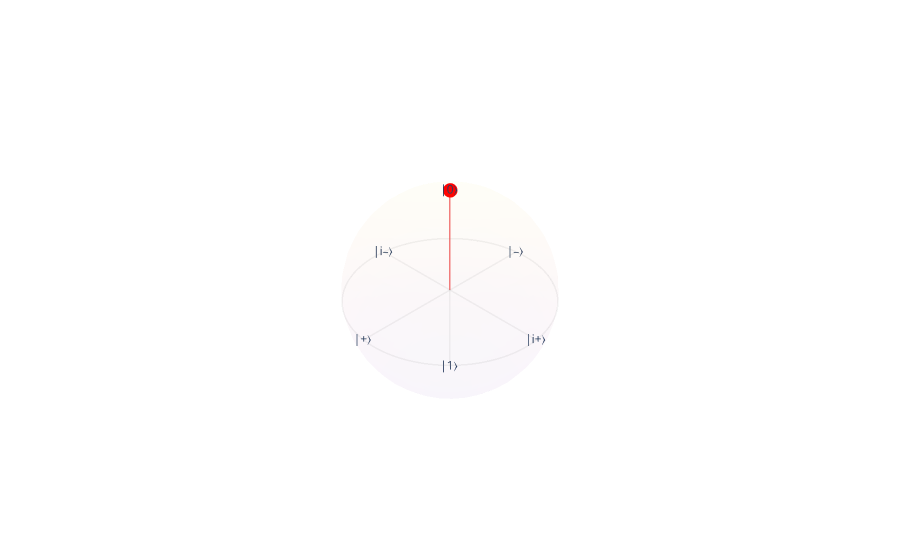

The code cell stored with this chart in its notebook:
### Markdown cell above
(esfera-de-bloch)=
### Esfera de Bloch

A Esfera de Bloch é uma representação geométrica tridimensional de um bit quântico, que oferece uma maneira intuitiva de visualizar e entender seu estado. Nesta esfera, cada ponto na superfície representa um estado possível do qubit. Por exemplo, os estados básicos $\ket{0}$ e $\ket{1}$ são representados pelos polos norte e sul da esfera, respectivamente. Além disso, estados superpostos são representados por pontos em outras posições da superfície da esfera.

Uma característica importante da Esfera de Bloch é que os estados ortogonais são representados por pontos diametralmente opostos na esfera. Além de fornecer uma representação visual dos estados de um qubit, a Esfera de Bloch também é útil para entender operações quânticas. Por exemplo, rotações ao redor dos eixos da esfera representam operações de porta quântica, como a aplicação de portas de Pauli e a operação de Hadamard.

A função `bloch_sphere`, definida neste notebook, plota uma Esfera de Bloch a partir de um estado quântico. É possível utilizá-la para compreender como uma porta lógica altera o estado de um qubit. Por exemplo, o código abaixo plota o qubit no estado $\ket{0}$ e, em seguida, mostra a aplicação de uma porta Hadamard:

### Code cell
print("|0⟩ =\n", ket0)
bloch_sphere(ket0)

### Figure 1 — Plotly figure (JSON) as saved in the notebook; plotly's stock layout.template omitted (floating-point values rounded to 4 significant figures; data arrays with more than 128 entries replaced by an {"elided": "..."} marker saying what was removed)
{"data": [{"name": "Bloch Sphere", "opacity": 0.02, "showscale": false, "type": "surface", "x": {"elided": "40x20 float values"}, "y": {"elided": "40x20 float values"}, "z": {"elided": "40x20 float values"}}, {"marker": {"color": "red", "size": 5}, "mode": "markers", "name": "qubit", "type": "scatter3d", "x": [0], "y": [0], "z": [1]}, {"line": {"color": "red", "width": 3}, "mode": "lines", "name": "qubit line", "opacity": 0.5, "type": "scatter3d", "x": [0, 0], "y": [0, 0], "z": [0, 1]}, {"line": {"color": "gray", "width": 3}, "mode": "lines", "name": "Equator", "opacity": 0.1, "type": "scatter3d", "x": [1, 0.998, 0.992, 0.9819, 0.9679, 0.9501, 0.9284, 0.9029, 0.8738, 0.8413, 0.8053, 0.766, 0.7237, 0.6785, 0.6306, 0.5801, 0.5272, 0.4723, 0.4154, 0.3569, 0.2969, 0.2358, 0.1736, 0.1108, 0.04758, -0.01587, -0.07925, -0.1423, -0.2048, -0.2665, -0.3271, -0.3863, -0.4441, -0.5, -0.5539, -0.6056, -0.6549, -0.7015, -0.7453, -0.7861, -0.8237, -0.858, -0.8888, -0.9161, -0.9397, -0.9595, -0.9754, -0.9874, -0.9955, -0.9995, -0.9995, -0.9955, -0.9874, -0.9754, -0.9595, -0.9397, -0.9161, -0.8888, -0.858, -0.8237, -0.7861, -0.7453, -0.7015, -0.6549, -0.6056, -0.5539, -0.5, -0.4441, -0.3863, -0.3271, -0.2665, -0.2048, -0.1423, -0.07925, -0.01587, 0.04758, 0.1108, 0.1736, 0.2358, 0.2969, 0.3569, 0.4154, 0.4723, 0.5272, 0.5801, 0.6306, 0.6785, 0.7237, 0.766, 0.8053, 0.8413, 0.8738, 0.9029, 0.9284, 0.9501, 0.9679, 0.9819, 0.992, 0.998, 1], "y": [0, 0.06342, 0.1266, 0.1893, 0.2511, 0.312, 0.3717, 0.4298, 0.4862, 0.5406, 0.5929, 0.6428, 0.6901, 0.7346, 0.7761, 0.8146, 0.8497, 0.8815, 0.9096, 0.9341, 0.9549, 0.9718, 0.9848, 0.9938, 0.9989, 0.9999, 0.9969, 0.9898, 0.9788, 0.9638, 0.945, 0.9224, 0.896, 0.866, 0.8326, 0.7958, 0.7557, 0.7127, 0.6668, 0.6182, 0.5671, 0.5137, 0.4582, 0.4009, 0.342, 0.2817, 0.2203, 0.158, 0.09506, 0.03173, -0.03173, -0.09506, -0.158, -0.2203, -0.2817, -0.342, -0.4009, -0.4582, -0.5137, -0.5671, -0.6182, -0.6668, -0.7127, -0.7557, -0.7958, -0.8326, -0.866, -0.896, -0.9224, -0.945, -0.9638, -0.9788, -0.9898, -0.9969, -0.9999, -0.9989, -0.9938, -0.9848, -0.9718, -0.9549, -0.9341, -0.9096, -0.8815, -0.8497, -0.8146, -0.7761, -0.7346, -0.6901, -0.6428, -0.5929, -0.5406, -0.4862, -0.4298, -0.3717, -0.312, -0.2511, -0.1893, -0.1266, -0.06342, -2.449e-16], "z": [0, 0, 0, 0, 0, 0, 0, 0, 0, 0, 0, 0, 0, 0, 0, 0, 0, 0, 0, 0, 0, 0, 0, 0, 0, 0, 0, 0, 0, 0, 0, 0, 0, 0, 0, 0, 0, 0, 0, 0, 0, 0, 0, 0, 0, 0, 0, 0, 0, 0, 0, 0, 0, 0, 0, 0, 0, 0, 0, 0, 0, 0, 0, 0, 0, 0, 0, 0, 0, 0, 0, 0, 0, 0, 0, 0, 0, 0, 0, 0, 0, 0, 0, 0, 0, 0, 0, 0, 0, 0, 0, 0, 0, 0, 0, 0, 0, 0, 0, 0]}, {"line": {"color": "gray", "width": 3}, "mode": "lines", "name": "x line", "opacity": 0.1, "type": "scatter3d", "x": [1, -1], "y": [0, 0], "z": [0, 0]}, {"line": {"color": "gray", "width": 3}, "mode": "lines", "name": "y line", "opacity": 0.1, "type": "scatter3d", "x": [0, 0], "y": [1, -1], "z": [0, 0]}, {"line": {"color": "gray", "width": 3}, "mode": "lines", "name": "z line", "opacity": 0.1, "type": "scatter3d", "x": [0, 0], "y": [0, 0], "z": [1, -1]}, {"mode": "text", "name": "|0⟩", "text": ["|0⟩"], "textposition": "middle center", "type": "scatter3d", "x": [0], "y": [0], "z": [1]}, {"mode": "text", "name": "|1⟩", "text": ["|1⟩"], "textposition": "middle center", "type": "scatter3d", "x": [0], "y": [0], "z": [-1]}, {"mode": "text", "name": "|+⟩", "text": ["|+⟩"], "textposition": "middle center", "type": "scatter3d", "x": [1], "y": [0], "z": [0]}, {"mode": "text", "name": "|‒⟩", "text": ["|‒⟩"], "textposition": "middle center", "type": "scatter3d", "x": [-1], "y": [0], "z": [0]}, {"mode": "text", "name": "|i+⟩", "text": ["|i+⟩"], "textposition": "middle center", "type": "scatter3d", "x": [0], "y": [1], "z": [0]}, {"mode": "text", "name": "|i‒⟩", "text": ["|i‒⟩"], "textposition": "middle center", "type": "scatter3d", "x": [0], "y": [-1], "z": [0]}], "layout": {"scene": {"aspectmode": "cube", "xaxis": {"range": [-1, 1], "showbackground": false, "showgrid": false, "visible": false}, "yaxis": {"range": [-1, 1], "showbackground": false, "showgrid": false, "visible": false}, "zaxis": {"range": [-1, 1], "showbackground": false, "showgrid": false, "visible": false}}, "showlegend": false}}
